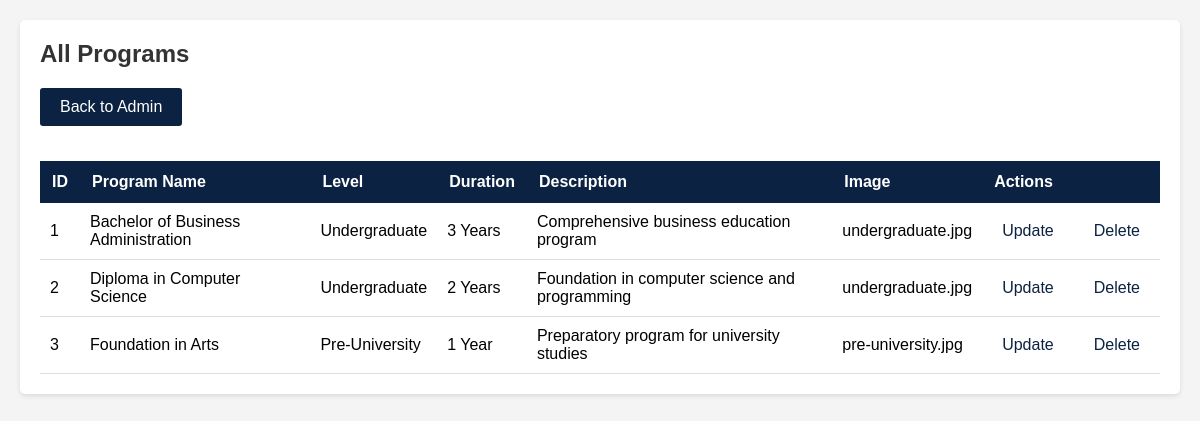
Screenshot of /klust-admin/backend/view-programs.php with the database file from the repository.
### tables this page shows
CREATE TABLE programs (
    id INT AUTO_INCREMENT PRIMARY KEY,
    program_name VARCHAR(200) NOT NULL,
    LEVEL VARCHAR(50) NOT NULL,
    duration VARCHAR(50),
    description TEXT,
    image_url VARCHAR(255),
    created_at TIMESTAMP DEFAULT CURRENT_TIMESTAMP
);

### klust-admin/backend/view-programs.php (the view, shortened to what this page needs)
<?php
$servername = "localhost";
$username = "root";
$password = "";
$dbname = "klust_db";
$conn = mysqli_connect($servername, $username, $password, $dbname);
$sql = "SELECT * FROM programs";
$result = mysqli_query($conn, $sql);
?>
<html>
<head>
</head>
<body>
<div class="container">
    <h2>All Programs</h2>
    <a href="../manage-programs.html" class="back-btn">Back to Admin</a>
<?php
if (mysqli_num_rows($result) > 0) {
    echo" <table>
    <tr>
        <th>ID</th>
        <th>Program Name</th>
        <th>Level</th>
        <th>Duration</th>
        <th>Description</th>
        <th>Image</th>
        <th colspan='2'>Actions</th>
    </tr>
    ";
    while($row = mysqli_fetch_assoc($result)) {
        echo " <tr>
        <td>" . $row["id"] . "</td>
        <td>" . $row["program_name"] . "</td>
        <td>" . $row["LEVEL"] . "</td>
        <td>" . $row["duration"] . "</td>
        <td>" . $row["description"] . "</td>
        <td>" . $row["image_url"] . "</td>
        <td><a href='update-program-form.php?id=" . $row["id"] . "'>Update</a></td>
        <td><a href='delete-program.php?id=" . $row["id"] . "' onclick=\"return confirm('Are you sure you want to delete this record?');\">Delete</a></td>
    </tr>";
    }
    echo "</table>";
} else {
    echo "<p>0 results</p>";
}
?>
</div>
</body>
</html>

### klust-admin/backend/view-programs.php (style rules this page uses)
body { font-family: Arial; margin: 0; padding: 20px; background: #f4f4f4; }
.container { max-width: 1200px; margin: 0 auto; background: white; padding: 20px; border-radius: 5px; box-shadow: 0 2px 5px rgba(0,0,0,0.1); }
h2 { color: #333; margin-top: 0; }
table { width: 100%; border-collapse: collapse; margin-top: 20px; }
th { background: #0b2242; color: white; padding: 12px; text-align: left; }
td { padding: 10px; border-bottom: 1px solid #ddd; }
a { color: #0b2242; text-decoration: none; padding: 5px 10px; }
.back-btn { display: inline-block; margin-bottom: 15px; padding: 10px 20px; background: #0b2242; color: white; border-radius: 3px; }

### rows the page displays
programs: id "1", program_name "Bachelor of Business Administration", LEVEL "Undergraduate", duration "3 Years", description "Comprehensive business education program", image_url "undergraduate.jpg"
programs: id "2", program_name "Diploma in Computer Science", LEVEL "Undergraduate", duration "2 Years", description "Foundation in computer science and programming", image_url "undergraduate.jpg"
programs: id "3", program_name "Foundation in Arts", LEVEL "Pre-University", duration "1 Year", description "Preparatory program for university studies", image_url "pre-university.jpg"
